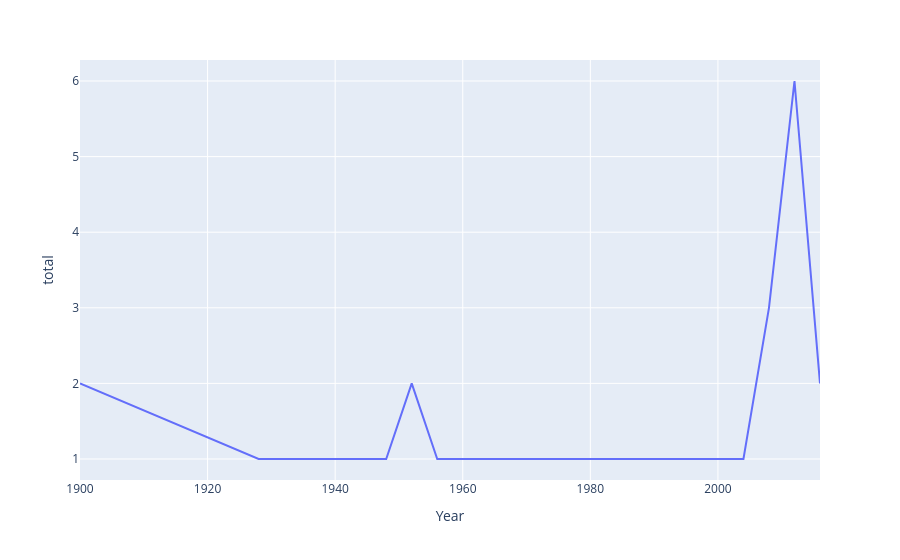

Notebook code cell kept with this figure:
### Code cell
fig = px.line(new_df, x=new_df['Year'], y=new_df["total"])
fig.show()

### Figure 1 — Plotly figure (JSON) as saved in the notebook; plotly's stock layout.template omitted (floating-point values rounded to 4 significant figures)
{"data": [{"hovertemplate": "Year=%{x}<br>total=%{y}<extra></extra>", "legendgroup": "", "line": {"color": "#636efa", "dash": "solid"}, "marker": {"symbol": "circle"}, "mode": "lines", "name": "", "orientation": "v", "showlegend": false, "type": "scatter", "x": [1900, 1928, 1932, 1936, 1948, 1952, 1956, 1960, 1964, 1968, 1972, 1980, 1996, 2000, 2004, 2008, 2012, 2016], "xaxis": "x", "y": [2, 1, 1, 1, 1, 2, 1, 1, 1, 1, 1, 1, 1, 1, 1, 3, 6, 2], "yaxis": "y"}], "layout": {"legend": {"tracegroupgap": 0}, "margin": {"t": 60}, "xaxis": {"anchor": "y", "domain": [0, 1], "title": {"text": "Year"}}, "yaxis": {"anchor": "x", "domain": [0, 1], "title": {"text": "total"}}}}
